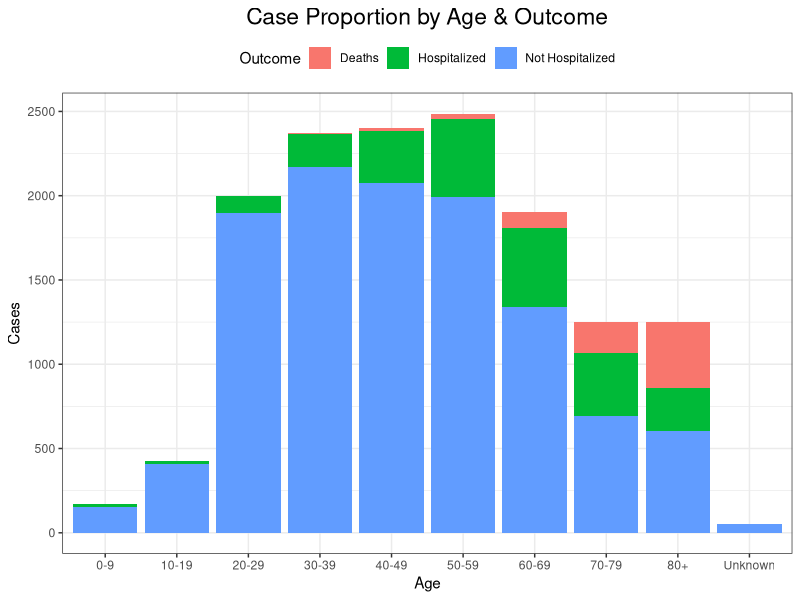
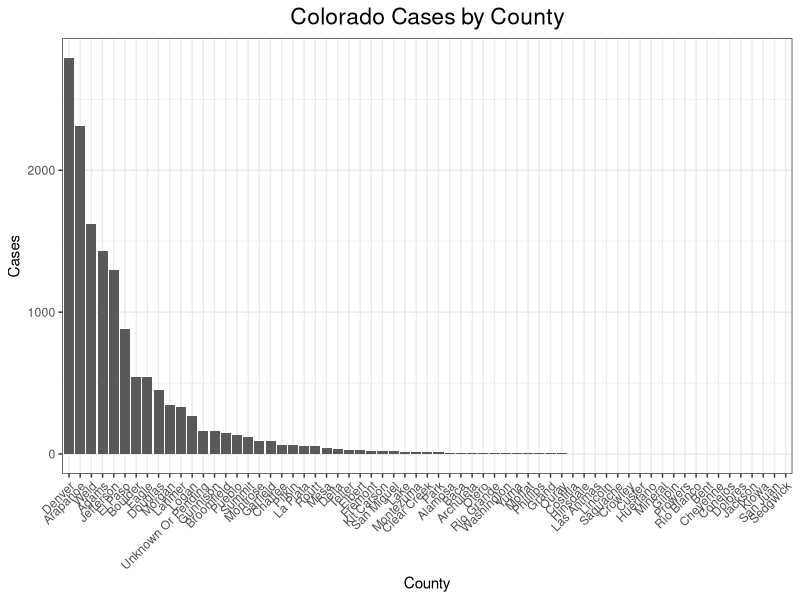
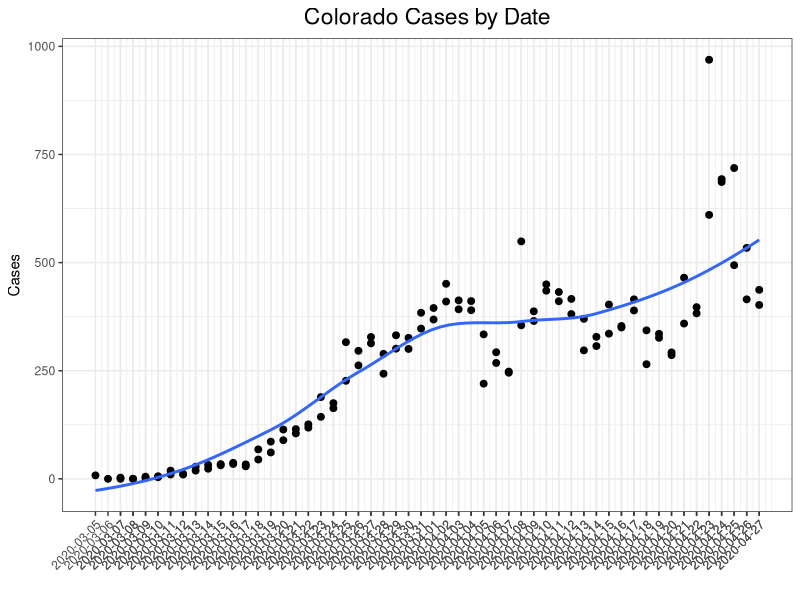

These charts were generated, in order, by the following R code:
## ---- chunk 1
knitr::opts_chunk$set(
  collapse = TRUE,
  comment = "#>"
)
library(tidyverse)

# Set ggplot theme
thm <- ggplot2::theme_bw(base_size = 11, base_family = "") +
  ggplot2::theme(
    panel.background  = element_rect(fill = "transparent", colour = NA),
    plot.background   = element_rect(fill = "transparent", colour = NA),
    legend.position   = "top",
    legend.background = element_rect(fill = "transparent", colour = NA),
    legend.key        = element_rect(fill = "transparent", colour = NA),
    plot.title        = element_text(hjust = 0.5, size = ggplot2::rel(1.5))
  )
theme_set(thm)

# COVID data ----
covid_data <- readr::read_csv("data/covid19_case_summary_2020-04-28.csv")
state_data <- dplyr::filter(covid_data, attribute == "Statewide") %>% 
  dplyr::select(Metric = metric, number = value)
cur_date <- covid_data$attribute %>% 
  grep("^2020-[0-9]{2}-[0-9]{2}", ., value = TRUE) %>% 
  sort(decreasing = TRUE) %>% 
  head(1) %>% 
  strptime(format = "%Y-%m-%d", tz = "MST") %>% 
  format("%B %d, %Y")

# badges ----
badge_style <- "flat-square"
logo        <- "appveyor"
n_cases <- pull(filter(state_data, Metric == "Cases"), number)
cases <- sprintf("https://img.shields.io/badge/Cases-%i-%s.svg?style=%s&logo=%s",
                 n_cases, "success", badge_style, logo)
value  <- dplyr::pull(filter(state_data, Metric == "People Tested"), number)
tested <- sprintf("https://img.shields.io/badge/People_Tested-%i-%s.svg?style=%s&logo=%s",
                 value, "success", badge_style, logo)
pct_pos <- sprintf("https://img.shields.io/badge/Case_Rate-%0.1f%%25-%s.svg?style=%s&logo=%s",
                 n_cases / value * 100, "success", badge_style, logo)
value  <- filter(state_data, Metric == "Deaths") %>% dplyr::pull(number)
deaths <- sprintf("https://img.shields.io/badge/Deaths-%i-%s.svg?style=%s&logo=%s",
                  value, "success", badge_style, logo)
value    <- filter(state_data, Metric == "Counties") %>% pull(number)
counties <- sprintf("https://img.shields.io/badge/Counties-%i-%s.svg?style=%s&logo=%s", 
                    value, "success", badge_style, logo)
value <- filter(state_data, Metric == "Hospitalizations") %>% dplyr::pull(number)
hospitalizations <- sprintf("https://img.shields.io/badge/Hospitalizations-%i-%s.svg?style=%s&logo=%s",
                 value, "success", badge_style, logo)

## ---- chunk 2
knitr::kable(state_data)
## ---- chunk 3
dplyr::filter(covid_data, description == "COVID-19 in Colorado by Sex" &
                metric == "Percent of Cases") %>% 
  dplyr::select(Sex = attribute, Percent = value) %>%  
  dplyr::mutate(Percent = sprintf("%0.2f%%", Percent)) %>% 
  knitr::kable()
## ---- chunk 4
covid_data %>%
  dplyr::filter(
    description == "Cases of COVID-19 Reported in Colorado by Age Group, Hospitalization, and Outcome" &
      !is.na(value)) %>% 
  tidyr::separate(attribute, into = c("Age", "Outcome"), sep = ", ") %>%
  dplyr::select(Age, Outcome, Cases = value) %>%
  ggplot(aes(x = Age, y = Cases, group = Outcome)) +
  geom_bar(stat = "identity", aes(fill = Outcome)) +
  ggtitle("Case Proportion by Age & Outcome")
## ---- chunk 5
covid_data %>%
  dplyr::filter(description == "Colorado Case Counts by County" & metric == "Cases") %>%
  dplyr::mutate(County = stringr::str_remove(attribute, " County$")) %>%
  dplyr::filter(County !=  "Grand Total") %>%
  ggplot(aes(y = value, x = reorder(County, -value))) +
  geom_bar(stat = "identity") +
  theme(axis.text.x = element_text(angle = 45, hjust = 1)) +
  labs(y = "Cases", title = "Colorado Cases by County", x = "County")
## ---- chunk 6
time_data <- covid_data %>% 
  dplyr::filter(
    description == "Cases of COVID-19 in Colorado by Date Reported to the State" & 
      !is.na(value)) %>% 
  dplyr::mutate(
    date = as.Date(trunc(strptime(attribute, format = "%Y-%m-%d", tz = "MST"), "day")),
    total = cumsum(value)
  )
time_data %>%
  ggplot(aes(x = date, y = value)) +
  geom_point(size = 2) +
  geom_smooth(method = "loess", se = FALSE) +
  scale_x_date(breaks = time_data$date) +
  theme(axis.text.x = element_text(angle = 45, hjust = 1)) +
  labs(y = "Cases", title = "Colorado Cases by Date", x = "")
